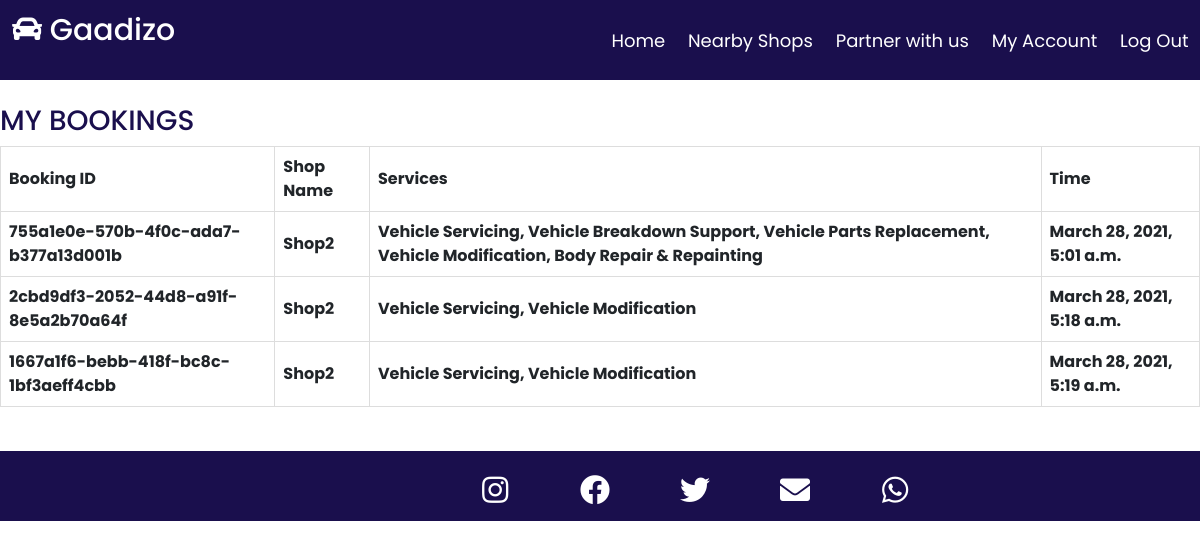
Before: /myaccount/ (signed in) with the older database file.
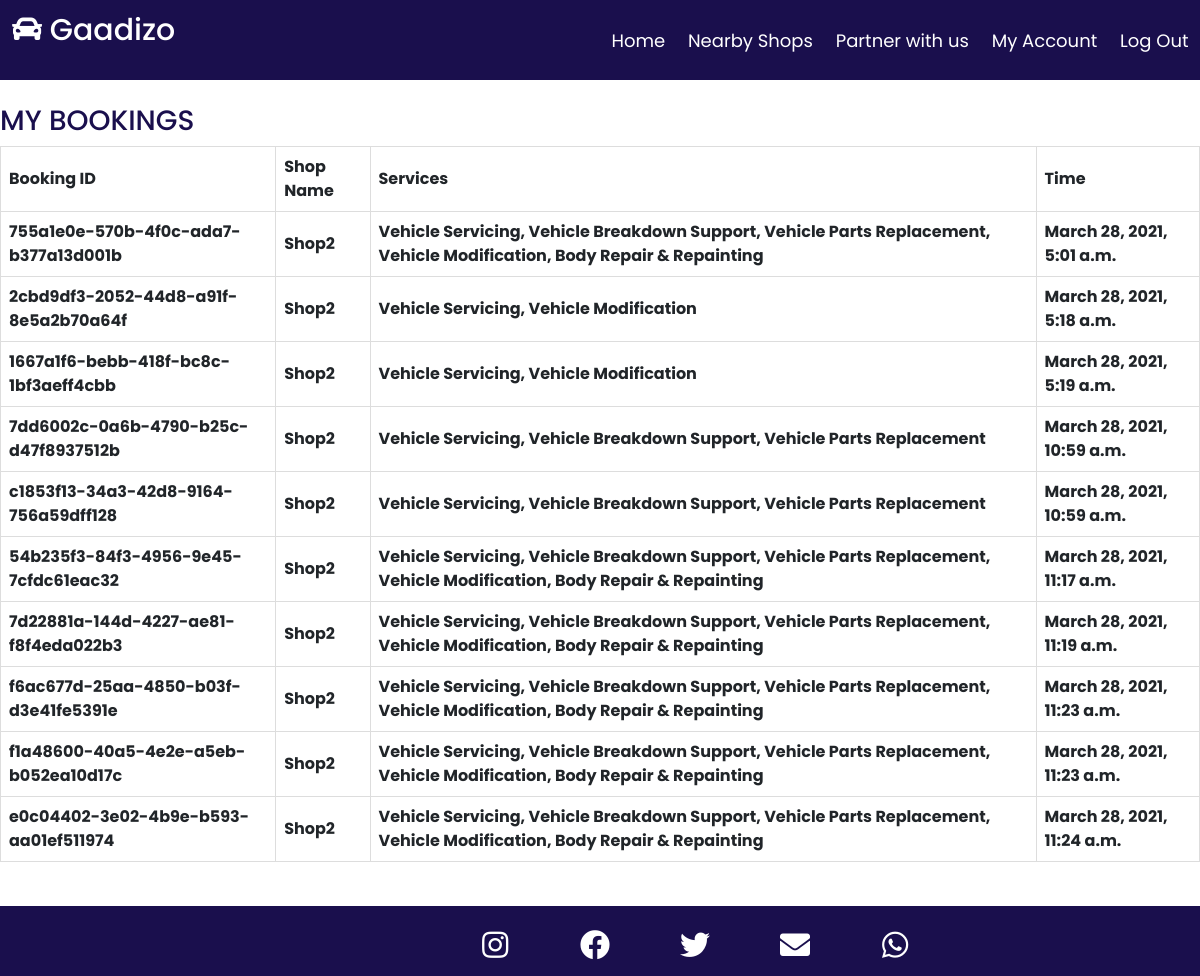
After: the same page with the newer database file.
### carserviceapp/models.py (models this page shows)
class Booking(models.Model):
    booking_id = models.UUIDField(primary_key=True,default=uuid.uuid4, editable=False)
    customer = models.ForeignKey(User, default='', on_delete=models.CASCADE)
    hired_shop = models.ForeignKey(Shop, on_delete=models.CASCADE)
    services_required = MultiSelectField(choices=Services)
    time = models.DateTimeField(default=timezone.now)

class Shop(models.Model):
    shop_id = models.UUIDField(primary_key=True, default=uuid.uuid4, editable=False)
    shop_name = models.CharField(max_length=50)
    owner_name = models.CharField(max_length=50)
    shop_email = models.EmailField(max_length=60,unique=True)
    shop_contact = models.IntegerField(unique=True)
    owner_contact = models.IntegerField(unique=True)
    shop_locality = models.CharField(max_length=50)
    shop_district = models.CharField(max_length=50)
    shop_city = models.CharField(max_length=50)
    shop_pincode = models.IntegerField()
    vehicle_servicing_charge = models.IntegerField()
    vehicle_breakdown_Support_charge = models.IntegerField()
    vehicle_parts_Replacement_charge = models.IntegerField()
    vehicle_modification_charge = models.IntegerField()
    body_repair_and_repainting_charge = models.IntegerField()
    shop_image = models.ImageField()
    def __str__(self):
        return self.shop_name

### carserviceapp/views.py (the view)
# urls.py: path('myaccount/',views.myaccount_view,name='myaccount'),
def myaccount_view(request):
    current_user = request.user
    mybookings = Booking.objects.filter(customer=current_user)
    return render(request,'registration/myaccount.html',{'mybookings':mybookings})

### templates/registration/myaccount.html (shortened to what this page needs)
{% extends '../base.html' %}
{% load crispy_forms_tags %}
{% block content %}
<body>
    <br>
    <h3 style="color: hsl(251, 67%, 18%);" data-aos="fade-up">MY BOOKINGS</h3>
    <table>
        <tr>
            <th>Booking ID</th>
            <th>Shop Name</th>
            <th>Services</th>
            <th>Time</th>
        </tr>
        {% for b in mybookings%}
        <tr>
            <th>{{b.booking_id}}</th>
            <th>{{b.hired_shop}}</th>
            <th>{{b.services_required}}</th>
            <th>{{b.time}}</th>
        </tr>
        {% endfor %}
    </table>
    <br>
</body>
{% endblock %}

### templates/base.html (shortened to what this page needs)
{% load static %}
<!DOCTYPE html>
<html lang="en">
<head>
   <link
      rel="stylesheet"
      href="https://stackpath.bootstrapcdn.com/bootstrap/4.5.2/css/bootstrap.min.css"
    />
   <link href='https://api.mapbox.com/mapbox-gl-js/v2.1.1/mapbox-gl.css' rel='stylesheet' />
   <link rel="stylesheet" href="https://api.mapbox.com/mapbox-gl-js/plugins/mapbox-gl-directions/v4.1.0/mapbox-gl-directions.css" type="text/css">
   <link rel="stylesheet" href="{% static 'style.css' %}">
   <link rel="stylesheet" href="{% static 'login.css' %}">
   <link
      rel="stylesheet"
      href="https://cdnjs.cloudflare.com/ajax/libs/font-awesome/4.7.0/css/font-awesome.min.css"
    />
    <link rel="stylesheet" href="https://unpkg.com/aos@next/dist/aos.css" />
   <link rel="stylesheet" href="https://cdnjs.cloudflare.com/ajax/libs/font-awesome/5.15.2/css/all.min.css" />
   <link rel="stylesheet" href="https://cdnjs.cloudflare.com/ajax/libs/fancybox/2.1.5/jquery.fancybox.min.css" media="screen">
   </head>
   <body>
      {% include "navbar.html" %}
        {% block content %}
        {% endblock %}
      {% include "footer.html" %}
   </body>
</html>

### templates/navbar.html
<nav>
   <h1 style="float:left; color: white; padding: 12px; font-size: 30px;"><i class="fa fa-car"></i> Gaadizo</h1>
  <ul class="nav-links" data-aos="fade-down-right">
      <li><a href = "/" class="active">Home</a></li>
      <li><a href = "{% url 'shops' %}">Nearby Shops</a></li>
      {% if user.is_authenticated %}
      <li><a href = "{% url 'shopregister' %}">Partner with us</a></li>
      <li><a href = "{% url 'myaccount' %}">My Account</a></li>
      <li><a href = "{% url 'logout' %}">Log Out</a></li>
      {% else %}
      <li><a href = "{% url 'login' %}">Log In</a></li>
      <li><a href = "{% url 'register' %}">Sign Up</a></li>
      {% endif %}
  </ul>
</nav>

### templates/footer.html
<div class="bottom">
<div class="social_media">
    <ul>
        <li>
            <a href="#"><i class="fab fa-instagram"></i></a>
        </li>
        <li>
            <a href="#"><i class="fab fa-facebook"></i></a>
        </li>
        <li>
            <a href="#"><i class="fab fa-twitter"></i></a>
        </li>
        <li>
            <a href="#"><i class="fa fa-envelope"></i></a>
        </li>
        <li>
            <a href="#"><i class="fab fa-whatsapp"></i></a>
        </li>
    </ul>
    </div>
</div>

### static/style.css (style rules this page uses)
* { margin: 0; padding: 0; box-sizing: border-box; }
body { font-family: sans-serif; }
nav { height: 10vh; background-color: #1a0f4d; }
.nav-links { display: flex; list-style: none; width: 50%; height: 100%; justify-content: space-around; align-items: center; margin-left: auto; }
.nav-links li a { color: white; text-decoration: none; font-size: 18px; transition: 0.5s; }
.social_media { background-color: #1a0f4d; height: 70px; margin: 20px 0 0; bottom: 0; }
.social_media ul { display: flex; padding-left: 470px; }
.social_media ul li { list-style: none; width: 100px; }
.social_media ul li a { width: 50px; height: 50px; position: relative; display: block; line-height: 60px; font-size: 30px; padding: 10px; border-radius: 50%; color: white; text-align: center; transition: 0.5s; }

### static/login.css (style rules this page uses)
* { padding: 0; margin: 0; box-sizing: border-box; }
html { overflow-y: scroll; }
body { font-family: 'Poppins', sans-serif; }
a { display: block; text-align: right; text-decoration: none; color: #999; font-size: 0.9rem; transition: .3s; }

### templates/registration/myaccount.html (style rules this page uses)
table { width:100%; border-collapse: collapse; }
td, th { border: 1px solid #dddddd; text-align: left; padding: 8px; }

Changed rows visible on the page:
added Booking: booking_id "7dd6002c-0a6b-4790-b25c-d47f8937512b", hired_shop "Shop2", services_required "Vehicle Servicing, Vehicle Breakdown Support, Vehicle Parts Replacement", time "March 28, 2021, 10:59 a.m."
added Booking: booking_id "c1853f13-34a3-42d8-9164-756a59dff128", hired_shop "Shop2", services_required "Vehicle Servicing, Vehicle Breakdown Support, Vehicle Parts Replacement", time "March 28, 2021, 10:59 a.m."
added Booking: booking_id "54b235f3-84f3-4956-9e45-7cfdc61eac32", hired_shop "Shop2", services_required "Vehicle Servicing, Vehicle Breakdown Support, Vehicle Parts Replacement, Vehicle Modification, Body Repair & Repainting", time "March 28, 2021, 11:17 a.m."
added Booking: booking_id "7d22881a-144d-4227-ae81-f8f4eda022b3", hired_shop "Shop2", services_required "Vehicle Servicing, Vehicle Breakdown Support, Vehicle Parts Replacement, Vehicle Modification, Body Repair & Repainting", time "March 28, 2021, 11:19 a.m."
added Booking: booking_id "f6ac677d-25aa-4850-b03f-d3e41fe5391e", hired_shop "Shop2", services_required "Vehicle Servicing, Vehicle Breakdown Support, Vehicle Parts Replacement, Vehicle Modification, Body Repair & Repainting", time "March 28, 2021, 11:23 a.m."
added Booking: booking_id "f1a48600-40a5-4e2e-a5eb-b052ea10d17c", hired_shop "Shop2", services_required "Vehicle Servicing, Vehicle Breakdown Support, Vehicle Parts Replacement, Vehicle Modification, Body Repair & Repainting", time "March 28, 2021, 11:23 a.m."
added Booking: booking_id "e0c04402-3e02-4b9e-b593-aa01ef511974", hired_shop "Shop2", services_required "Vehicle Servicing, Vehicle Breakdown Support, Vehicle Parts Replacement, Vehicle Modification, Body Repair & Repainting", time "March 28, 2021, 11:24 a.m."
